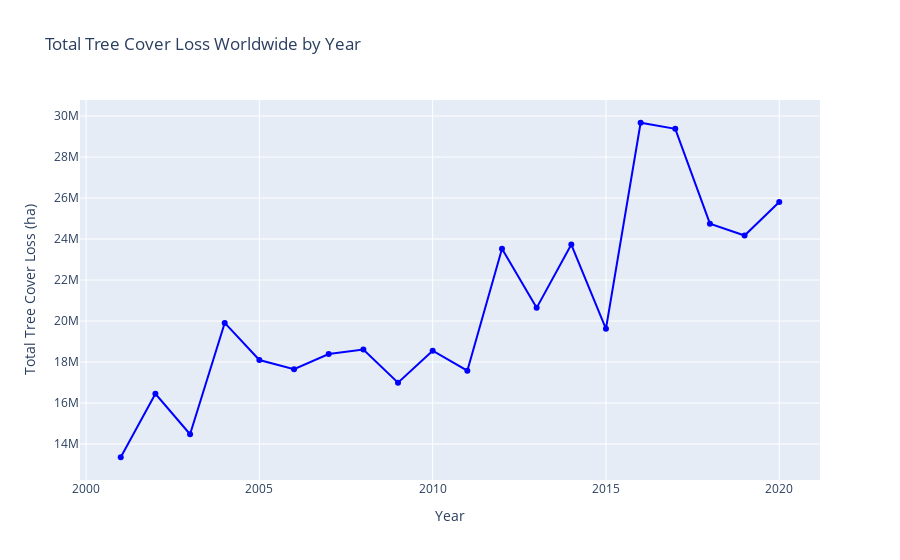

Here is the notebook cell this chart was saved with:
### Markdown cell above
# Sum of all Tree Loss Worldwide

### Code cell
total_tree_loss_per_year = merged_df.groupby('Year')['TreeCoverLoss_ha'].sum().reset_index()


fig = go.Figure(
    data=go.Scatter(
        x=total_tree_loss_per_year['Year'], 
        y=total_tree_loss_per_year['TreeCoverLoss_ha'],
        mode='lines+markers',  
        marker=dict(color='blue'),
        name='Total Tree Cover Loss'
    )
)


fig.update_layout(
    title="Total Tree Cover Loss Worldwide by Year",
    xaxis_title="Year",
    yaxis_title="Total Tree Cover Loss (ha)",
    showlegend=False
)

fig.show()

### Figure 1 — Plotly figure (JSON) as saved in the notebook; plotly's stock layout.template omitted (floating-point values rounded to 4 significant figures)
{"data": [{"marker": {"color": "blue"}, "mode": "lines+markers", "name": "Total Tree Cover Loss", "type": "scatter", "x": [2001, 2002, 2003, 2004, 2005, 2006, 2007, 2008, 2009, 2010, 2011, 2012, 2013, 2014, 2015, 2016, 2017, 2018, 2019, 2020], "y": [13350000.0, 16450000.0, 14480000.0, 19910000.0, 18100000.0, 17650000.0, 18390000.0, 18610000.0, 16990000.0, 18550000.0, 17580000.0, 23530000.0, 20640000.0, 23730000.0, 19620000.0, 29670000.0, 29380000.0, 24750000.0, 24170000.0, 25800000.0]}], "layout": {"showlegend": false, "title": {"text": "Total Tree Cover Loss Worldwide by Year"}, "xaxis": {"title": {"text": "Year"}}, "yaxis": {"title": {"text": "Total Tree Cover Loss (ha)"}}}}
